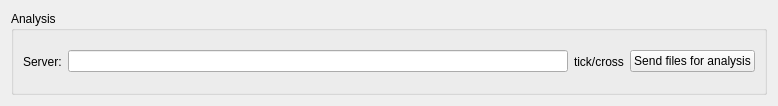
<?xml version="1.0" encoding="UTF-8"?>
<ui version="4.0">
 <class>analysis</class>
 <widget class="QWidget" name="analysis">
  <property name="geometry">
   <rect>
    <x>0</x>
    <y>0</y>
    <width>778</width>
    <height>106</height>
   </rect>
  </property>
  <property name="windowTitle">
   <string>Form</string>
  </property>
  <layout class="QHBoxLayout" name="horizontalLayout_2">
   <item>
    <widget class="QGroupBox" name="groupBox">
     <property name="title">
      <string>Analysis</string>
     </property>
     <layout class="QHBoxLayout" name="horizontalLayout">
      <item>
       <widget class="QLabel" name="label">
        <property name="text">
         <string>Server:</string>
        </property>
       </widget>
      </item>
      <item>
       <widget class="QLineEdit" name="server"/>
      </item>
      <item>
       <widget class="QLabel" name="server_online">
        <property name="text">
         <string>tick/cross</string>
        </property>
       </widget>
      </item>
      <item>
       <widget class="QPushButton" name="send_to_server">
        <property name="text">
         <string>Send files for analysis</string>
        </property>
        <property name="checkable">
         <bool>true</bool>
        </property>
       </widget>
      </item>
     </layout>
    </widget>
   </item>
  </layout>
 </widget>
 <resources/>
 <connections/>
</ui>
